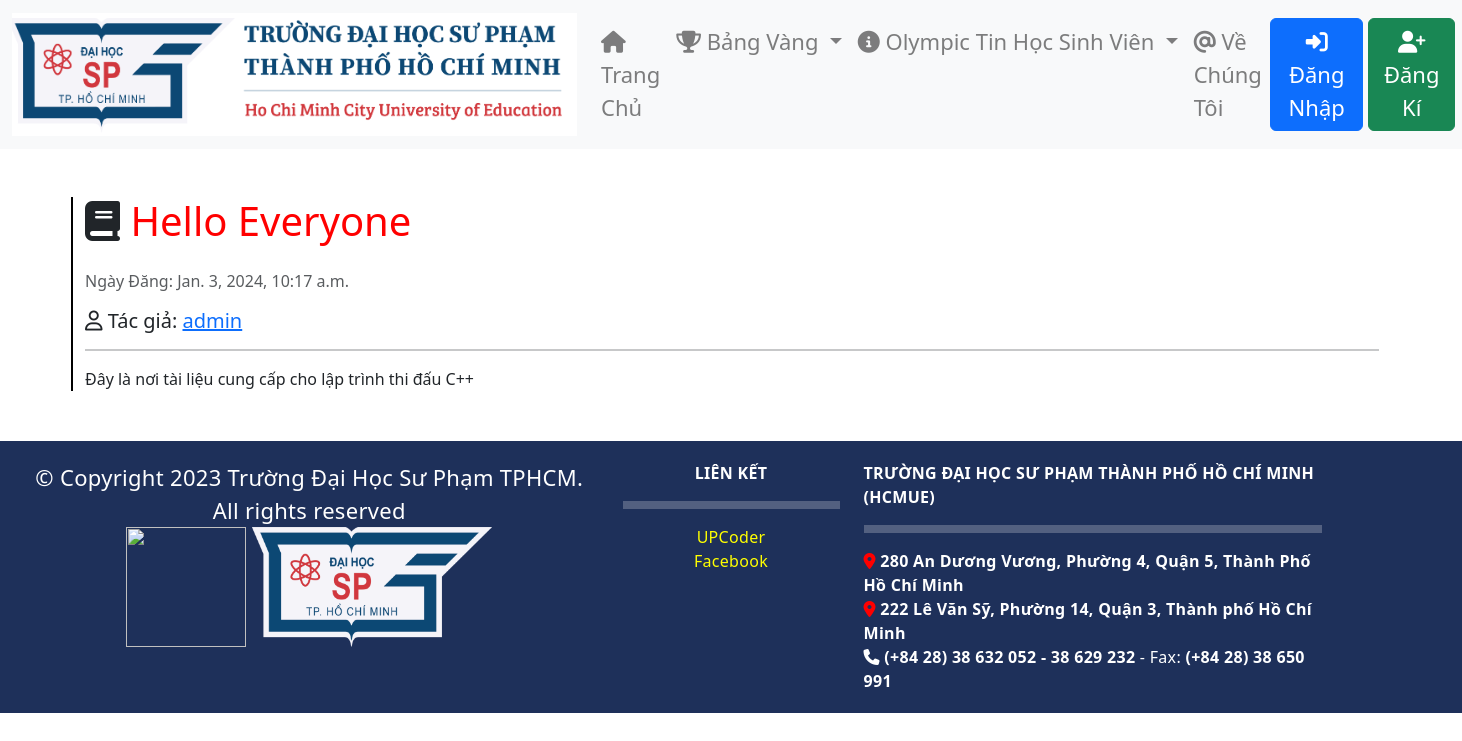
Page /document/document/1/ on the committed database.
### document/models.py (models this page shows, shortened)
class Document(models.Model):
    STATUS_CHOICES = (
        ('draft', 'Draft'),
        ('published', 'Published'),
    )
    title = models.CharField(max_length=100)
    content = FroalaField()
    date_posted = models.DateTimeField(default=timezone.now)
    author = models.ForeignKey(User, on_delete=models.CASCADE)
    status = models.CharField(max_length=10, choices=STATUS_CHOICES, default='draft')
    category = models.ForeignKey(Category, on_delete=models.CASCADE)

### document/views.py (the view)
# urls.py: path('document/<int:pk>/', document_detail, name='document_detail'),
def document_detail(request, pk):
    document = get_object_or_404(Document, pk=pk)
    return render(request, 'document/document_detail.html', {'document': document})

### document/templates/document/document_detail.html (shortened to what this page needs)
{% extends 'blog/base.html' %}
{% load static %}
{% block content %}
<!DOCTYPE html>
<html lang="en">
<head>
    <link rel="stylesheet" href="https://cdnjs.cloudflare.com/ajax/libs/font-awesome/6.5.1/css/all.min.css">
    <link rel="stylesheet" href="https://stackpath.bootstrapcdn.com/bootstrap/4.3.1/css/bootstrap.min.css">
    <link href="https://cdn.jsdelivr.net/npm/bootstrap@5.3.2/dist/css/bootstrap.min.css" rel="stylesheet">
</head>
<body>
    <div class="container post-container mt-5 mb-2" style="border-left: 2px solid black;">
        <h1 class="mb-4">
            <i class="fa-solid fa-book"></i> <span style="color: red;">{{ document.title }}</span>
        </h1>
        <p class="text-muted"> Ngày Đăng: {{ document.date_posted }}</p>
        <h5 class="card-title author-info">
            <i class="far fa-user"></i> Tác giả: </span>
            <a href="{% url 'view_profile' document.author.username %}"> {{ document.author }} </a>
        </h5>
        <hr class="border-top border-2 border-dark">
        <p class="post-content">{{ document.content | safe | linebreaks }}</p>
    </div>
</body>
</html>
{% endblock content %}

### document/templates/document/document_detail.html (style rules this page uses)
.post-container { opacity: 0; transform: translateY(20px); transition: opacity 0.8s ease-out, transform 0.8s ease-out; }
.post-container.show { opacity: 1; transform: translateY(0); }

### rows in the picture
Document: title "Hello Everyone", date_posted "Jan. 3, 2024, 10:17 a.m.", author "admin", content "Đây là nơi tài liệu cung cấp cho lập trình thi đấu C++"
